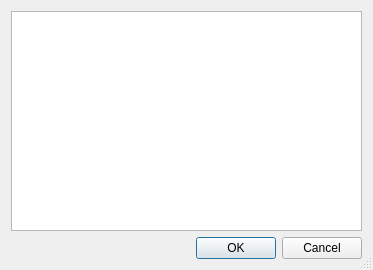
<?xml version="1.0" encoding="UTF-8"?>
<ui version="4.0">
 <class>colorListEditor</class>
 <widget class="QDialog" name="colorListEditor">
  <property name="geometry">
   <rect>
    <x>0</x>
    <y>0</y>
    <width>373</width>
    <height>270</height>
   </rect>
  </property>
  <property name="windowTitle">
   <string>Color list editor</string>
  </property>
  <property name="sizeGripEnabled">
   <bool>true</bool>
  </property>
  <layout class="QVBoxLayout" name="verticalLayout">
   <item>
    <widget class="QListWidget" name="listWidget">
     <property name="selectionMode">
      <enum>QAbstractItemView::MultiSelection</enum>
     </property>
     <property name="resizeMode">
      <enum>QListView::Adjust</enum>
     </property>
     <property name="spacing">
      <number>4</number>
     </property>
     <property name="viewMode">
      <enum>QListView::IconMode</enum>
     </property>
     <property name="uniformItemSizes">
      <bool>true</bool>
     </property>
     <property name="sortingEnabled">
      <bool>true</bool>
     </property>
    </widget>
   </item>
   <item>
    <widget class="QDialogButtonBox" name="buttonBox">
     <property name="orientation">
      <enum>Qt::Horizontal</enum>
     </property>
     <property name="standardButtons">
      <set>QDialogButtonBox::Cancel|QDialogButtonBox::Ok</set>
     </property>
    </widget>
   </item>
  </layout>
 </widget>
 <resources/>
 <connections>
  <connection>
   <sender>buttonBox</sender>
   <signal>accepted()</signal>
   <receiver>colorListEditor</receiver>
   <slot>accept()</slot>
   <hints>
    <hint type="sourcelabel">
     <x>248</x>
     <y>254</y>
    </hint>
    <hint type="destinationlabel">
     <x>157</x>
     <y>274</y>
    </hint>
   </hints>
  </connection>
  <connection>
   <sender>buttonBox</sender>
   <signal>rejected()</signal>
   <receiver>colorListEditor</receiver>
   <slot>reject()</slot>
   <hints>
    <hint type="sourcelabel">
     <x>316</x>
     <y>260</y>
    </hint>
    <hint type="destinationlabel">
     <x>286</x>
     <y>274</y>
    </hint>
   </hints>
  </connection>
 </connections>
</ui>
